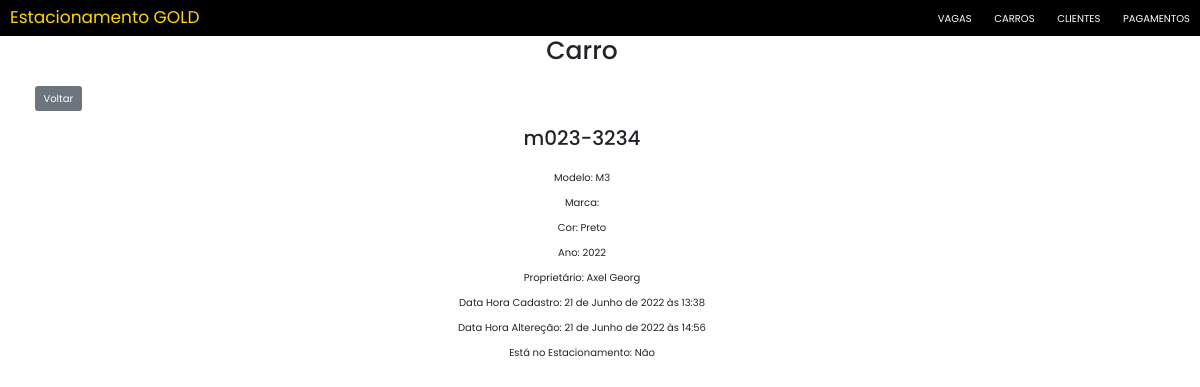
Before: /carros/detail/1/ with the older database file.
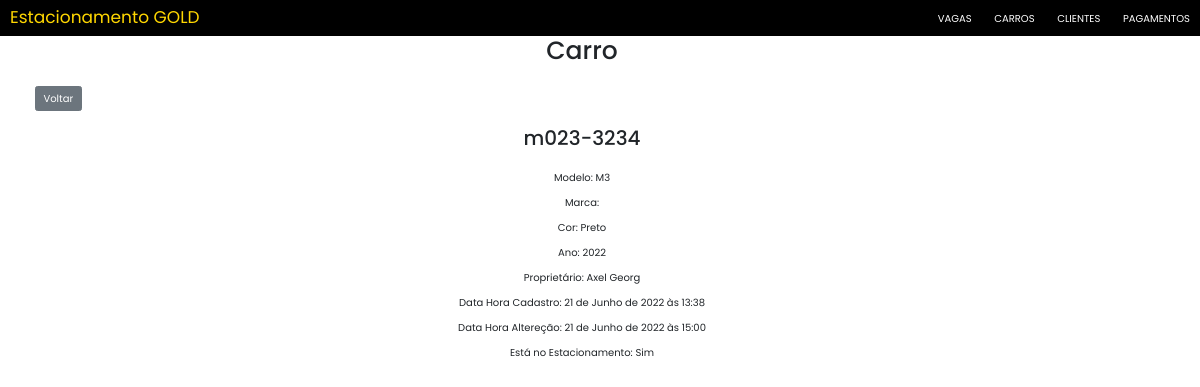
After: the same page with the newer database file.
### mainCarros/models.py (models this page shows, shortened)
class Carro(models.Model):
    modelo = models.CharField(max_length=20)
    marca = EnumChoiceField(EnumMarcas)
    cor = models.CharField(max_length=20)
    ano = models.IntegerField()
    placa = models.CharField(max_length=15, unique=True)
    proprietario = models.ForeignKey(Cliente, on_delete=models.CASCADE)
    dataHoraCadastro = models.DateTimeField(
        auto_now_add=True, editable=False, verbose_name="Data e Hora Cadastro")
    dataHoraAlteracao = models.DateTimeField(
        auto_now=True, editable=False, verbose_name="Data e Hora Alteração")
    ocupandoVaga = models.BooleanField(default=False, editable=False)

### mainClientes/models.py (models this page shows)
class Cliente(models.Model):
    nome = models.CharField(max_length=255)
    cpf = models.CharField(max_length=14, unique=True, verbose_name="CPF")
    rg = models.CharField(max_length=10, verbose_name="RG")
    data_nascimento = models.DateField(verbose_name="Data de Nascimento")
    endereco = models.CharField(max_length=80, verbose_name="Endereço")
    telefone = models.CharField(max_length=15, verbose_name="Telefone")
    cidade = models.CharField(max_length=50, verbose_name="Cidade")
    uF = EnumChoiceField(EnumUF)
    dataHoraCadastro = models.DateTimeField(
        auto_now_add=True, editable=False, verbose_name="Data e Hora Cadastro")
    dataHoraAlteracao = models.DateTimeField(
        auto_now=True, editable=False, verbose_name="Data e Hora Alteração")
    def __str__(self) -> str:
        return self.nome

### mainCarros/views.py (the view)
# urls.py: path("detail/<int:pk>/", views.CarroDetail.as_view(), name="detail"),
class CarroDetail(DetailView):
    model = Carro
    fields = '__all__'

### mainCarros/templates/mainCarros/carro_detail.html (shortened to what this page needs)
{% extends 'Estacionamento/base.html' %}
{% load static %}
{% block titleBody %}Carro{% endblock %}
{% block content %}
<a style="margin-left:3%" href="{% url 'mainCarros:list' %}"><input type="submit" class="btn btn-secondary" value="Voltar" /></a>
<div style="text-align:center;">
    <h2>{{carro.placa}}</h2>
    <p>Modelo: {{carro.modelo}}</p>
    <p>Marca: {{carro.marca.value}}</p>
    <p>Cor: {{carro.cor}}</p>
    <p>Ano: {{carro.ano}}</p>
    <p>Proprietário: {{carro.proprietario}}</p>
    <p>Data Hora Cadastro: {{carro.dataHoraCadastro}}</p>
    <p>Data Hora Altereção: {{carro.dataHoraAlteracao}}</p>
    <p>Está no Estacionamento:
        {% if carro.ocupandoVaga == True %}
            Sim
        {% else %}
            Não
        {% endif %}
    </p>
</div>
{% endblock %}

Changed rows visible on the page:
changed Carro "Preto": dataHoraAlteracao "21 de Junho de 2022 às 14:56" → "21 de Junho de 2022 às 15:00"
Other visible differences:
text no longer shown: "Não"
text now shown: "Sim"
